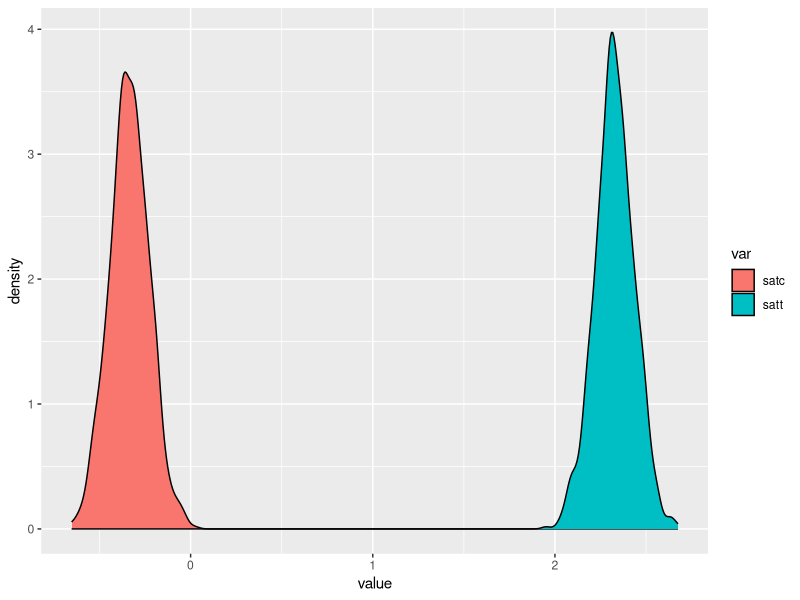
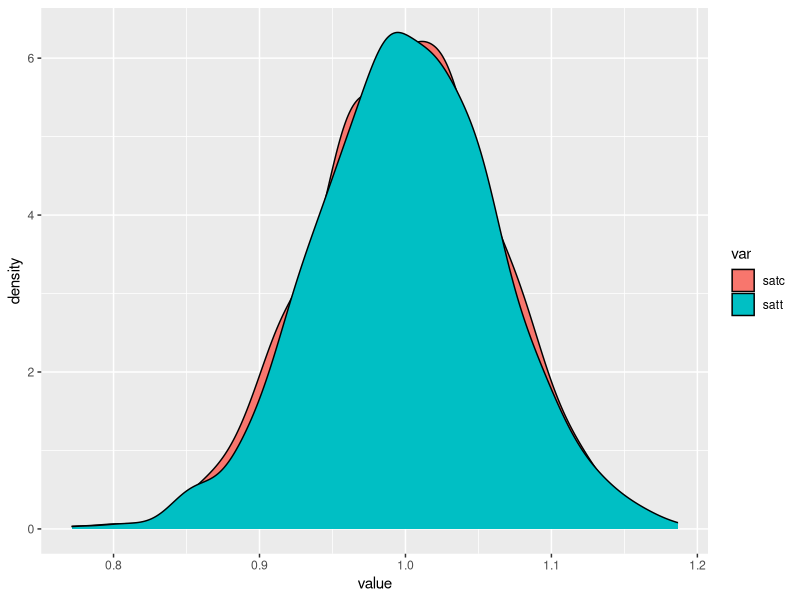
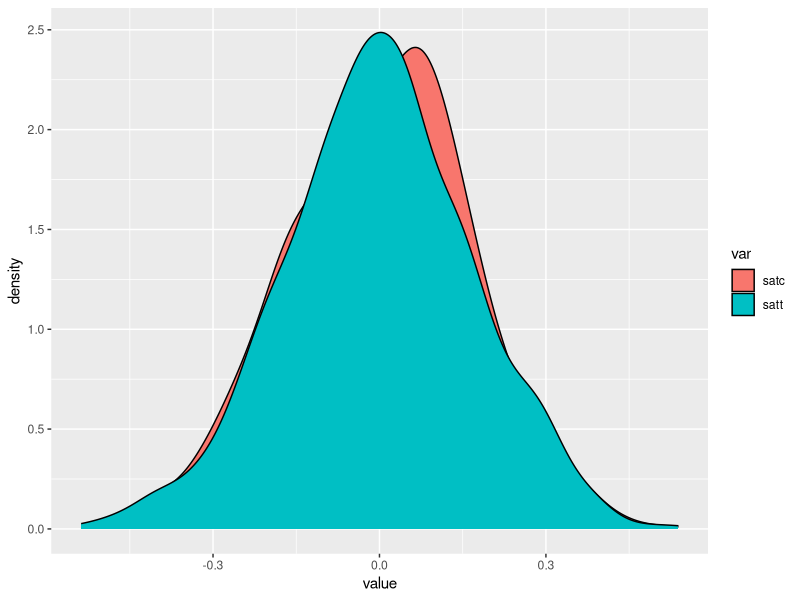
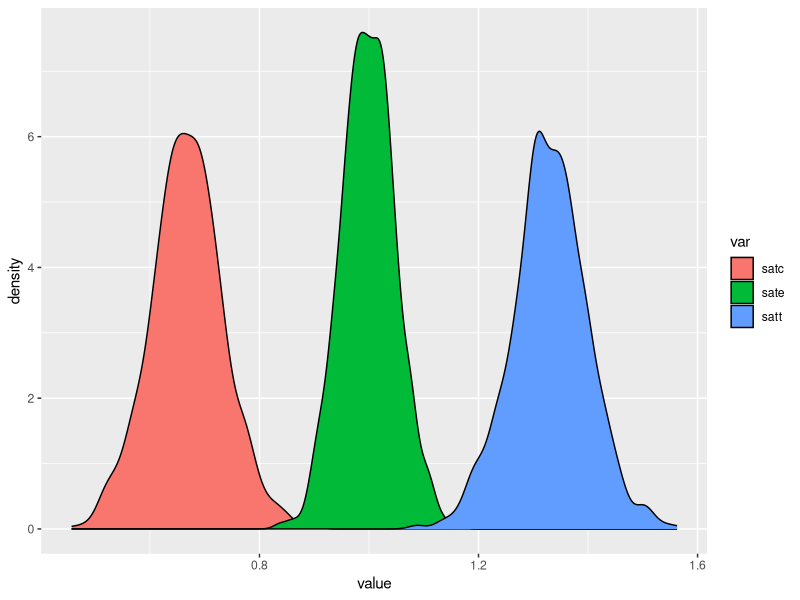

Recreate these plots in R, in order.
## ---- chunk 1
library(tidyverse)
## ---- chunk 2
# helper function to run the simulation in each part
run_sim <- function(n, .f) {
  .f = as_mapper(.f)
  res <- data.frame()
  
  for(i in 1:1000) {
    data <- .f(1000)
    satc <- data %>% 
      filter(d == 0) %>% 
      summarise(satc = mean(Y_1 - Y_0)) %>% 
      pull()

    satt <- data %>% 
      filter(d == 1) %>% 
      summarise(satt = mean(Y_1 - Y_0)) %>% 
      pull()
    
    sate <- data %>% 
      summarise(sate = mean(Y_1 - Y_0)) %>% 
      pull()
  
    res <- rbind(res, tibble(satc = satc, satt = satt, sate = sate))
  }
  
  res <- res %>% 
    pivot_longer(cols = 1:3, names_to = "var", values_to = "value")
  
  return(res)
  
}
## ---- chunk 3
dgp_a <- function(n) {
  x <- runif(n, -1, 1)
  d <- rbinom(n , 1, 0.5 + 0.5*x)
  Y_0 = x + rnorm(n, 0, 1)
  Y_1 = 1 + 5*x + rnorm(n, 0 , 1) 
  tibble(
    x = x,
    d = d,
    Y_0 = Y_0,
    Y_1 = Y_1
  )
}

a_res <- run_sim(1000, dgp_a)

a_res %>% 
  filter(var != "sate") %>% 
  ggplot(aes(x = value, fill = var)) +
    geom_density()

## ---- chunk 4
dgp_b <- function(n) {
  x <- runif(n, -1, 1)
  d <- rbinom(n , 1, 0.5 + 0.5*x)
  Y_0 = x + rnorm(n, 0, 1)
  Y_1 = 1 + x + rnorm(n, 0 , 1) 
  tibble(
    x = x,
    d = d,
    Y_0 = Y_0,
    Y_1 = Y_1
  )
}


b_res <- run_sim(1000, dgp_b)

b_res %>% 
  filter(var != "sate") %>% 
  ggplot(aes(x = value, fill = var)) +
    geom_density()

## ---- chunk 5
dgp_c <- function(n) {
  x <- runif(n, -1, 1)
  d <- rbinom(n , 1, 0.5)
  Y_0 = 1 - x + rnorm(n, 0, 1)
  Y_1 = 1 + 5*x + rnorm(n, 0 , 1) 
  tibble(
    x = x,
    d = d,
    Y_0 = Y_0,
    Y_1 = Y_1
  )
}


c_res <- run_sim(1000, dgp_c)

c_res %>% 
  filter(var != "sate") %>% 
  ggplot(aes(x = value, fill = var)) +
    geom_density()

## ---- chunk 6
dgp_f <- function(n) {
  x <- runif(n, -1, 1)
  d <- rbinom(n , 1, 0.5 + 0.5*x)
  Y_0 = x + rnorm(n, 0, 1)
  Y_1 = 1 + 2*x + rnorm(n, 0 , 1) 
  tibble(
    x = x,
    d = d,
    Y_0 = Y_0,
    Y_1 = Y_1
  )
}

f_res <- run_sim(1000, dgp_f)

f_res %>% 
  ggplot(aes(x = value, fill = var)) +
    geom_density()
